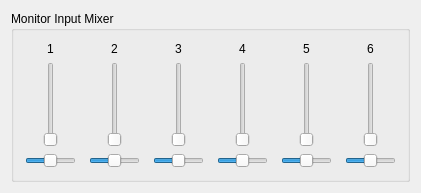
<ui version="4.0" >
 <comment>Copyright (C) 2005-2008 by Daniel Wagner
	
	This file is part of FFADO
	FFADO = Free Firewire (pro-)audio drivers for linux
	
	FFADO is based upon FreeBoB.
	
	This program is free software: you can redistribute it and/or modify
	it under the terms of the GNU General Public License as published by
	the Free Software Foundation, either version 2 of the License, or
	(at your option) version 3 of the License.
	
	This program is distributed in the hope that it will be useful,
	but WITHOUT ANY WARRANTY; without even the implied warranty of
	MERCHANTABILITY or FITNESS FOR A PARTICULAR PURPOSE.  See the
	GNU General Public License for more details.
</comment>
 <class>EdirolFa66ControlUI</class>
 <widget class="QWidget" name="EdirolFa66ControlUI" >
  <property name="geometry" >
   <rect>
    <x>0</x>
    <y>0</y>
    <width>421</width>
    <height>193</height>
   </rect>
  </property>
  <property name="windowTitle" >
   <string>Edirol FA-66</string>
  </property>
  <layout class="QVBoxLayout" >
   <item>
    <widget class="QGroupBox" name="groupBox1" >
     <property name="sizePolicy" >
      <sizepolicy vsizetype="Preferred" hsizetype="Preferred" >
       <horstretch>0</horstretch>
       <verstretch>0</verstretch>
      </sizepolicy>
     </property>
     <property name="title" >
      <string>Monitor Input Mixer</string>
     </property>
     <layout class="QHBoxLayout" >
      <item>
       <layout class="QVBoxLayout" >
        <item>
         <widget class="QLabel" name="textLabel1" >
          <property name="text" >
           <string>1</string>
          </property>
          <property name="alignment" >
           <set>Qt::AlignCenter</set>
          </property>
          <property name="wordWrap" >
           <bool>false</bool>
          </property>
         </widget>
        </item>
        <item>
         <layout class="QHBoxLayout" >
          <item>
           <spacer>
            <property name="orientation" >
             <enum>Qt::Horizontal</enum>
            </property>
            <property name="sizeType" >
             <enum>QSizePolicy::Expanding</enum>
            </property>
            <property name="sizeHint" >
             <size>
              <width>20</width>
              <height>20</height>
             </size>
            </property>
           </spacer>
          </item>
          <item>
           <widget class="QSlider" name="sldInput1" >
            <property name="sizePolicy" >
             <sizepolicy vsizetype="Expanding" hsizetype="Fixed" >
              <horstretch>0</horstretch>
              <verstretch>0</verstretch>
             </sizepolicy>
            </property>
            <property name="minimum" >
             <number>0</number>
            </property>
            <property name="maximum" >
             <number>32767</number>
            </property>
            <property name="singleStep" >
             <number>10000</number>
            </property>
            <property name="pageStep" >
             <number>1000</number>
            </property>
            <property name="orientation" >
             <enum>Qt::Vertical</enum>
            </property>
            <property name="tickInterval" >
             <number>10000</number>
            </property>
           </widget>
          </item>
          <item>
           <spacer>
            <property name="orientation" >
             <enum>Qt::Horizontal</enum>
            </property>
            <property name="sizeType" >
             <enum>QSizePolicy::Expanding</enum>
            </property>
            <property name="sizeHint" >
             <size>
              <width>20</width>
              <height>16</height>
             </size>
            </property>
           </spacer>
          </item>
         </layout>
        </item>
        <item>
         <widget class="QSlider" name="sldBal1" >
          <property name="minimum" >
           <number>-32767</number>
          </property>
          <property name="maximum" >
           <number>32512</number>
          </property>
          <property name="orientation" >
           <enum>Qt::Horizontal</enum>
          </property>
         </widget>
        </item>
       </layout>
      </item>
      <item>
       <spacer>
        <property name="orientation" >
         <enum>Qt::Horizontal</enum>
        </property>
        <property name="sizeType" >
         <enum>QSizePolicy::Expanding</enum>
        </property>
        <property name="sizeHint" >
         <size>
          <width>40</width>
          <height>20</height>
         </size>
        </property>
       </spacer>
      </item>
      <item>
       <layout class="QVBoxLayout" >
        <item>
         <widget class="QLabel" name="textLabel2" >
          <property name="text" >
           <string>2</string>
          </property>
          <property name="alignment" >
           <set>Qt::AlignCenter</set>
          </property>
          <property name="wordWrap" >
           <bool>false</bool>
          </property>
         </widget>
        </item>
        <item>
         <layout class="QHBoxLayout" >
          <item>
           <spacer>
            <property name="orientation" >
             <enum>Qt::Horizontal</enum>
            </property>
            <property name="sizeType" >
             <enum>QSizePolicy::Expanding</enum>
            </property>
            <property name="sizeHint" >
             <size>
              <width>20</width>
              <height>20</height>
             </size>
            </property>
           </spacer>
          </item>
          <item>
           <widget class="QSlider" name="sldInput2" >
            <property name="minimum" >
             <number>0</number>
            </property>
            <property name="maximum" >
             <number>32767</number>
            </property>
            <property name="singleStep" >
             <number>10000</number>
            </property>
            <property name="pageStep" >
             <number>1000</number>
            </property>
            <property name="orientation" >
             <enum>Qt::Vertical</enum>
            </property>
            <property name="tickInterval" >
             <number>10000</number>
            </property>
           </widget>
          </item>
          <item>
           <spacer>
            <property name="orientation" >
             <enum>Qt::Horizontal</enum>
            </property>
            <property name="sizeType" >
             <enum>QSizePolicy::Expanding</enum>
            </property>
            <property name="sizeHint" >
             <size>
              <width>20</width>
              <height>20</height>
             </size>
            </property>
           </spacer>
          </item>
         </layout>
        </item>
        <item>
         <widget class="QSlider" name="sldBal2" >
          <property name="minimum" >
           <number>-32767</number>
          </property>
          <property name="maximum" >
           <number>32512</number>
          </property>
          <property name="orientation" >
           <enum>Qt::Horizontal</enum>
          </property>
         </widget>
        </item>
       </layout>
      </item>
      <item>
       <spacer>
        <property name="orientation" >
         <enum>Qt::Horizontal</enum>
        </property>
        <property name="sizeType" >
         <enum>QSizePolicy::Expanding</enum>
        </property>
        <property name="sizeHint" >
         <size>
          <width>40</width>
          <height>20</height>
         </size>
        </property>
       </spacer>
      </item>
      <item>
       <layout class="QVBoxLayout" >
        <item>
         <widget class="QLabel" name="textLabel3" >
          <property name="text" >
           <string>3</string>
          </property>
          <property name="alignment" >
           <set>Qt::AlignCenter</set>
          </property>
          <property name="wordWrap" >
           <bool>false</bool>
          </property>
         </widget>
        </item>
        <item>
         <layout class="QHBoxLayout" >
          <item>
           <spacer>
            <property name="orientation" >
             <enum>Qt::Horizontal</enum>
            </property>
            <property name="sizeType" >
             <enum>QSizePolicy::Expanding</enum>
            </property>
            <property name="sizeHint" >
             <size>
              <width>20</width>
              <height>20</height>
             </size>
            </property>
           </spacer>
          </item>
          <item>
           <widget class="QSlider" name="sldInput3" >
            <property name="minimum" >
             <number>0</number>
            </property>
            <property name="maximum" >
             <number>32767</number>
            </property>
            <property name="singleStep" >
             <number>10000</number>
            </property>
            <property name="pageStep" >
             <number>1000</number>
            </property>
            <property name="orientation" >
             <enum>Qt::Vertical</enum>
            </property>
            <property name="tickInterval" >
             <number>10000</number>
            </property>
           </widget>
          </item>
          <item>
           <spacer>
            <property name="orientation" >
             <enum>Qt::Horizontal</enum>
            </property>
            <property name="sizeType" >
             <enum>QSizePolicy::Expanding</enum>
            </property>
            <property name="sizeHint" >
             <size>
              <width>20</width>
              <height>20</height>
             </size>
            </property>
           </spacer>
          </item>
         </layout>
        </item>
        <item>
         <widget class="QSlider" name="sldBal3" >
          <property name="minimum" >
           <number>-32767</number>
          </property>
          <property name="maximum" >
           <number>32512</number>
          </property>
          <property name="orientation" >
           <enum>Qt::Horizontal</enum>
          </property>
         </widget>
        </item>
       </layout>
      </item>
      <item>
       <spacer>
        <property name="orientation" >
         <enum>Qt::Horizontal</enum>
        </property>
        <property name="sizeType" >
         <enum>QSizePolicy::Expanding</enum>
        </property>
        <property name="sizeHint" >
         <size>
          <width>40</width>
          <height>20</height>
         </size>
        </property>
       </spacer>
      </item>
      <item>
       <layout class="QVBoxLayout" >
        <item>
         <widget class="QLabel" name="textLabel4" >
          <property name="text" >
           <string>4</string>
          </property>
          <property name="alignment" >
           <set>Qt::AlignCenter</set>
          </property>
          <property name="wordWrap" >
           <bool>false</bool>
          </property>
         </widget>
        </item>
        <item>
         <layout class="QHBoxLayout" >
          <item>
           <spacer>
            <property name="orientation" >
             <enum>Qt::Horizontal</enum>
            </property>
            <property name="sizeType" >
             <enum>QSizePolicy::Expanding</enum>
            </property>
            <property name="sizeHint" >
             <size>
              <width>20</width>
              <height>20</height>
             </size>
            </property>
           </spacer>
          </item>
          <item>
           <widget class="QSlider" name="sldInput4" >
            <property name="minimum" >
             <number>0</number>
            </property>
            <property name="maximum" >
             <number>32767</number>
            </property>
            <property name="singleStep" >
             <number>10000</number>
            </property>
            <property name="pageStep" >
             <number>1000</number>
            </property>
            <property name="orientation" >
             <enum>Qt::Vertical</enum>
            </property>
            <property name="tickInterval" >
             <number>10000</number>
            </property>
           </widget>
          </item>
          <item>
           <spacer>
            <property name="orientation" >
             <enum>Qt::Horizontal</enum>
            </property>
            <property name="sizeType" >
             <enum>QSizePolicy::Expanding</enum>
            </property>
            <property name="sizeHint" >
             <size>
              <width>20</width>
              <height>20</height>
             </size>
            </property>
           </spacer>
          </item>
         </layout>
        </item>
        <item>
         <widget class="QSlider" name="sldBal4" >
          <property name="minimum" >
           <number>-32767</number>
          </property>
          <property name="maximum" >
           <number>32512</number>
          </property>
          <property name="orientation" >
           <enum>Qt::Horizontal</enum>
          </property>
         </widget>
        </item>
       </layout>
      </item>
      <item>
       <spacer>
        <property name="orientation" >
         <enum>Qt::Horizontal</enum>
        </property>
        <property name="sizeType" >
         <enum>QSizePolicy::Expanding</enum>
        </property>
        <property name="sizeHint" >
         <size>
          <width>40</width>
          <height>20</height>
         </size>
        </property>
       </spacer>
      </item>
      <item>
       <layout class="QVBoxLayout" >
        <item>
         <widget class="QLabel" name="textLabel5" >
          <property name="text" >
           <string>5</string>
          </property>
          <property name="alignment" >
           <set>Qt::AlignCenter</set>
          </property>
          <property name="wordWrap" >
           <bool>false</bool>
          </property>
         </widget>
        </item>
        <item>
         <layout class="QHBoxLayout" >
          <item>
           <spacer>
            <property name="orientation" >
             <enum>Qt::Horizontal</enum>
            </property>
            <property name="sizeType" >
             <enum>QSizePolicy::Expanding</enum>
            </property>
            <property name="sizeHint" >
             <size>
              <width>20</width>
              <height>20</height>
             </size>
            </property>
           </spacer>
          </item>
          <item>
           <widget class="QSlider" name="sldInput5" >
            <property name="minimumSize" >
             <size>
              <width>0</width>
              <height>80</height>
             </size>
            </property>
            <property name="minimum" >
             <number>0</number>
            </property>
            <property name="maximum" >
             <number>32767</number>
            </property>
            <property name="singleStep" >
             <number>10000</number>
            </property>
            <property name="pageStep" >
             <number>1000</number>
            </property>
            <property name="orientation" >
             <enum>Qt::Vertical</enum>
            </property>
            <property name="tickInterval" >
             <number>10000</number>
            </property>
           </widget>
          </item>
          <item>
           <spacer>
            <property name="orientation" >
             <enum>Qt::Horizontal</enum>
            </property>
            <property name="sizeType" >
             <enum>QSizePolicy::Expanding</enum>
            </property>
            <property name="sizeHint" >
             <size>
              <width>20</width>
              <height>20</height>
             </size>
            </property>
           </spacer>
          </item>
         </layout>
        </item>
        <item>
         <widget class="QSlider" name="sldBal5" >
          <property name="minimum" >
           <number>-32767</number>
          </property>
          <property name="maximum" >
           <number>32512</number>
          </property>
          <property name="orientation" >
           <enum>Qt::Horizontal</enum>
          </property>
         </widget>
        </item>
       </layout>
      </item>
      <item>
       <spacer>
        <property name="orientation" >
         <enum>Qt::Horizontal</enum>
        </property>
        <property name="sizeType" >
         <enum>QSizePolicy::Expanding</enum>
        </property>
        <property name="sizeHint" >
         <size>
          <width>40</width>
          <height>20</height>
         </size>
        </property>
       </spacer>
      </item>
      <item>
       <layout class="QVBoxLayout" >
        <item>
         <widget class="QLabel" name="textLabel6" >
          <property name="text" >
           <string>6</string>
          </property>
          <property name="alignment" >
           <set>Qt::AlignCenter</set>
          </property>
          <property name="wordWrap" >
           <bool>false</bool>
          </property>
         </widget>
        </item>
        <item>
         <layout class="QHBoxLayout" >
          <item>
           <spacer>
            <property name="orientation" >
             <enum>Qt::Horizontal</enum>
            </property>
            <property name="sizeType" >
             <enum>QSizePolicy::Expanding</enum>
            </property>
            <property name="sizeHint" >
             <size>
              <width>20</width>
              <height>20</height>
             </size>
            </property>
           </spacer>
          </item>
          <item>
           <widget class="QSlider" name="sldInput6" >
            <property name="minimum" >
             <number>0</number>
            </property>
            <property name="maximum" >
             <number>32767</number>
            </property>
            <property name="singleStep" >
             <number>10000</number>
            </property>
            <property name="pageStep" >
             <number>1000</number>
            </property>
            <property name="orientation" >
             <enum>Qt::Vertical</enum>
            </property>
            <property name="tickInterval" >
             <number>10000</number>
            </property>
           </widget>
          </item>
          <item>
           <spacer>
            <property name="orientation" >
             <enum>Qt::Horizontal</enum>
            </property>
            <property name="sizeType" >
             <enum>QSizePolicy::Expanding</enum>
            </property>
            <property name="sizeHint" >
             <size>
              <width>20</width>
              <height>20</height>
             </size>
            </property>
           </spacer>
          </item>
         </layout>
        </item>
        <item>
         <widget class="QSlider" name="sldBal6" >
          <property name="minimum" >
           <number>-32767</number>
          </property>
          <property name="maximum" >
           <number>32512</number>
          </property>
          <property name="orientation" >
           <enum>Qt::Horizontal</enum>
          </property>
         </widget>
        </item>
       </layout>
      </item>
     </layout>
    </widget>
   </item>
  </layout>
 </widget>
 <layoutdefault spacing="6" margin="11" />
 <pixmapfunction>qPixmapFromMimeSource</pixmapfunction>
 <resources/>
 <connections>
  <connection>
   <sender>sldInput1</sender>
   <signal>sliderMoved(int)</signal>
   <receiver>EdirolFa66ControlUI</receiver>
   <slot>setVolumeIn1(int)</slot>
   <hints>
    <hint type="sourcelabel" >
     <x>20</x>
     <y>20</y>
    </hint>
    <hint type="destinationlabel" >
     <x>20</x>
     <y>20</y>
    </hint>
   </hints>
  </connection>
  <connection>
   <sender>sldInput2</sender>
   <signal>sliderMoved(int)</signal>
   <receiver>EdirolFa66ControlUI</receiver>
   <slot>setVolumeIn2(int)</slot>
   <hints>
    <hint type="sourcelabel" >
     <x>20</x>
     <y>20</y>
    </hint>
    <hint type="destinationlabel" >
     <x>20</x>
     <y>20</y>
    </hint>
   </hints>
  </connection>
  <connection>
   <sender>sldInput3</sender>
   <signal>sliderMoved(int)</signal>
   <receiver>EdirolFa66ControlUI</receiver>
   <slot>setVolumeIn3(int)</slot>
   <hints>
    <hint type="sourcelabel" >
     <x>20</x>
     <y>20</y>
    </hint>
    <hint type="destinationlabel" >
     <x>20</x>
     <y>20</y>
    </hint>
   </hints>
  </connection>
  <connection>
   <sender>sldInput4</sender>
   <signal>sliderMoved(int)</signal>
   <receiver>EdirolFa66ControlUI</receiver>
   <slot>setVolumeIn4(int)</slot>
   <hints>
    <hint type="sourcelabel" >
     <x>20</x>
     <y>20</y>
    </hint>
    <hint type="destinationlabel" >
     <x>20</x>
     <y>20</y>
    </hint>
   </hints>
  </connection>
  <connection>
   <sender>sldInput5</sender>
   <signal>sliderMoved(int)</signal>
   <receiver>EdirolFa66ControlUI</receiver>
   <slot>setVolumeIn5(int)</slot>
   <hints>
    <hint type="sourcelabel" >
     <x>20</x>
     <y>20</y>
    </hint>
    <hint type="destinationlabel" >
     <x>20</x>
     <y>20</y>
    </hint>
   </hints>
  </connection>
  <connection>
   <sender>sldInput6</sender>
   <signal>sliderMoved(int)</signal>
   <receiver>EdirolFa66ControlUI</receiver>
   <slot>setVolumeIn6(int)</slot>
   <hints>
    <hint type="sourcelabel" >
     <x>20</x>
     <y>20</y>
    </hint>
    <hint type="destinationlabel" >
     <x>20</x>
     <y>20</y>
    </hint>
   </hints>
  </connection>
  <connection>
   <sender>sldBal1</sender>
   <signal>sliderMoved(int)</signal>
   <receiver>EdirolFa66ControlUI</receiver>
   <slot>setBalanceIn1(int)</slot>
   <hints>
    <hint type="sourcelabel" >
     <x>20</x>
     <y>20</y>
    </hint>
    <hint type="destinationlabel" >
     <x>20</x>
     <y>20</y>
    </hint>
   </hints>
  </connection>
  <connection>
   <sender>sldBal2</sender>
   <signal>sliderMoved(int)</signal>
   <receiver>EdirolFa66ControlUI</receiver>
   <slot>setBalanceIn2(int)</slot>
   <hints>
    <hint type="sourcelabel" >
     <x>20</x>
     <y>20</y>
    </hint>
    <hint type="destinationlabel" >
     <x>20</x>
     <y>20</y>
    </hint>
   </hints>
  </connection>
  <connection>
   <sender>sldBal3</sender>
   <signal>sliderMoved(int)</signal>
   <receiver>EdirolFa66ControlUI</receiver>
   <slot>setBalanceIn3(int)</slot>
   <hints>
    <hint type="sourcelabel" >
     <x>20</x>
     <y>20</y>
    </hint>
    <hint type="destinationlabel" >
     <x>20</x>
     <y>20</y>
    </hint>
   </hints>
  </connection>
  <connection>
   <sender>sldBal4</sender>
   <signal>sliderMoved(int)</signal>
   <receiver>EdirolFa66ControlUI</receiver>
   <slot>setBalanceIn4(int)</slot>
   <hints>
    <hint type="sourcelabel" >
     <x>20</x>
     <y>20</y>
    </hint>
    <hint type="destinationlabel" >
     <x>20</x>
     <y>20</y>
    </hint>
   </hints>
  </connection>
  <connection>
   <sender>sldBal5</sender>
   <signal>sliderMoved(int)</signal>
   <receiver>EdirolFa66ControlUI</receiver>
   <slot>setBalanceIn5(int)</slot>
   <hints>
    <hint type="sourcelabel" >
     <x>20</x>
     <y>20</y>
    </hint>
    <hint type="destinationlabel" >
     <x>20</x>
     <y>20</y>
    </hint>
   </hints>
  </connection>
  <connection>
   <sender>sldBal6</sender>
   <signal>sliderMoved(int)</signal>
   <receiver>EdirolFa66ControlUI</receiver>
   <slot>setBalanceIn6(int)</slot>
   <hints>
    <hint type="sourcelabel" >
     <x>20</x>
     <y>20</y>
    </hint>
    <hint type="destinationlabel" >
     <x>20</x>
     <y>20</y>
    </hint>
   </hints>
  </connection>
 </connections>
</ui>
